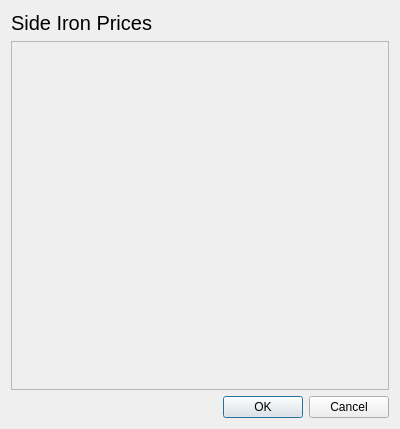
<?xml version="1.0" encoding="UTF-8"?>
<ui version="4.0">
 <class>SideIronPricingWindow</class>
 <widget class="QDialog" name="SideIronPricingWindow">
  <property name="geometry">
   <rect>
    <x>0</x>
    <y>0</y>
    <width>400</width>
    <height>429</height>
   </rect>
  </property>
  <property name="minimumSize">
   <size>
    <width>400</width>
    <height>429</height>
   </size>
  </property>
  <property name="maximumSize">
   <size>
    <width>400</width>
    <height>429</height>
   </size>
  </property>
  <property name="windowTitle">
   <string>Add Machine</string>
  </property>
  <layout class="QVBoxLayout" name="addMachineVerticalLayout">
   <item>
    <widget class="QLabel" name="pricingTitleLabel">
     <property name="font">
      <font>
       <pointsize>15</pointsize>
       <bold>false</bold>
      </font>
     </property>
     <property name="text">
      <string>Side Iron Prices</string>
     </property>
    </widget>
   </item>
   <item>
    <widget class="QScrollArea" name="scrollArea">
     <property name="widgetResizable">
      <bool>true</bool>
     </property>
     <widget class="QWidget" name="sideIronPricingScroll">
      <property name="geometry">
       <rect>
        <x>0</x>
        <y>0</y>
        <width>380</width>
        <height>346</height>
       </rect>
      </property>
      <layout class="QVBoxLayout" name="verticalLayout"/>
     </widget>
    </widget>
   </item>
   <item>
    <widget class="QDialogButtonBox" name="acceptButtons">
     <property name="standardButtons">
      <set>QDialogButtonBox::Cancel|QDialogButtonBox::Ok</set>
     </property>
    </widget>
   </item>
  </layout>
 </widget>
 <resources/>
 <connections>
  <connection>
   <sender>acceptButtons</sender>
   <signal>rejected()</signal>
   <receiver>SideIronPricingWindow</receiver>
   <slot>reject()</slot>
   <hints>
    <hint type="sourcelabel">
     <x>316</x>
     <y>260</y>
    </hint>
    <hint type="destinationlabel">
     <x>286</x>
     <y>274</y>
    </hint>
   </hints>
  </connection>
 </connections>
</ui>
